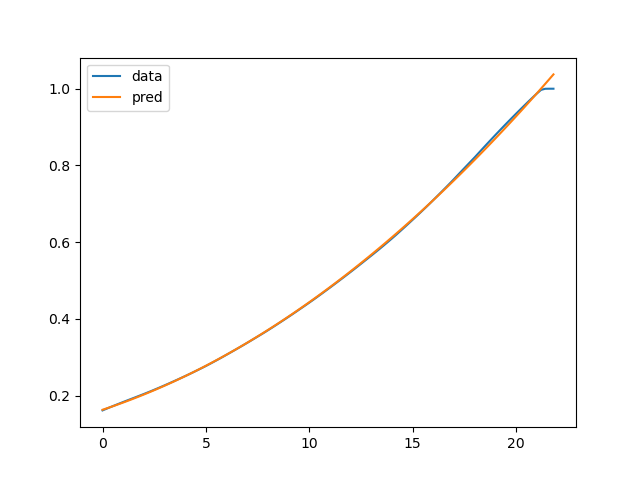

Generate this figure with Python:
# ------------------------------------------------------------------------------
# This script fits a curve to the data points of the dice optimal mitigation for the first 100 years
# where mu is a function of time. The curve is a polynomial of degree 2.
# ------------------------------------------------------------------------------

import numpy as np
import pandas as pd
import matplotlib.pyplot as plt


# load data from calibration data
path = 'mitigation_paths.csv'
mu_data = pd.read_csv(path)

# Parameters for the polynomial fit
# I fit the first 110 observations (results are not sensitive to this choice)
timestep = 5 # one period corresponds to 5 years
n_obs_to_fit = 110
n_poly = 2
# set time period
x = np.arange(n_obs_to_fit)
x = x/timestep

# set mu values
y = mu_data['mu_dice2016'].values[:n_obs_to_fit]

polin = np.polyfit(x,y, n_poly)
print("polynomials: ",polin)
poly_model = np.poly1d(polin)

# Evaluate the polynomial
y_pred = poly_model(x)
plt.plot(x,y, label="data")
plt.plot(x,y_pred, label="pred")
plt.legend()
plt.savefig('dice_mitigation_fit.png')
plt.close()


# --------------------------------------------------------------------------- #
# second exercise: try to match RCP 4.5
# --------------------------------------------------------------------------- #

# load data from calibration data
df = pd.read_excel('dice_rcp_data.xlsx', skiprows=1)


timestep = 5 # one period corresponds to 5 years
n_obs_to_fit = 152
n_poly = 4
# set time period
x = np.arange(n_obs_to_fit) 
#x = x/timestep
x = x[::timestep]
y = df['RCP4.5(GtC)'].values[:n_obs_to_fit] 

# get every 5th value of y
y = y[::timestep]
polin = np.polyfit(x,y, n_poly)
print("polynomials: ",polin)
poly_model = np.poly1d(polin)

# Evaluate the polynomial
y_pred = poly_model(x)
plt.plot(x,y, label="data")
plt.plot(x,y_pred, label="pred")
plt.legend()
plt.close()

y_pred_scaled = y_pred/100

y_pred_scaled_growth = y_pred_scaled[1:]/y_pred_scaled[:-1] -1

rho_t = 1 + y_pred_scaled_growth

# append linear decay to rho_t
# last_diff = rho_t[-1] - rho_t[-2]
# for i in range(100):
#     rho_t = np.append(rho_t, rho_t[-1] + last_diff)

rho_t = rho_t[:20]

for i in range(200):
    rho_t = np.append(rho_t, rho_t[-1]*0.97)
# redo with actual y
y_scaled = y/100
y_scaled_growth = y_scaled[1:]/y_scaled[:-1] 
#rho_t = y_scaled_growth

#rho_t = np.append(rho_t, np.repeat(rho_t[-1],100))

shocks = [-0.01,0.00,0.01]

T = int(150/timestep) +30


kappa0 = 0.3502
N = 5000
kappa_df = pd.DataFrame(columns=range(N))

for n in range(N):
    kappa_series = [kappa0]
    for t in range(T):
        if kappa_series[t] > 0.0:
            kappa = kappa_series[t] * rho_t[t] + np.random.choice(shocks)
            if kappa < 0:
                kappa = 0
        else:
            kappa = 0

        kappa_series.append(kappa)

    kappa_df[n] = kappa_series

kappa_df.plot(legend=False)
plt.show()
plt.close()

plt.plot(np.mean(kappa_df.to_numpy(),1))
